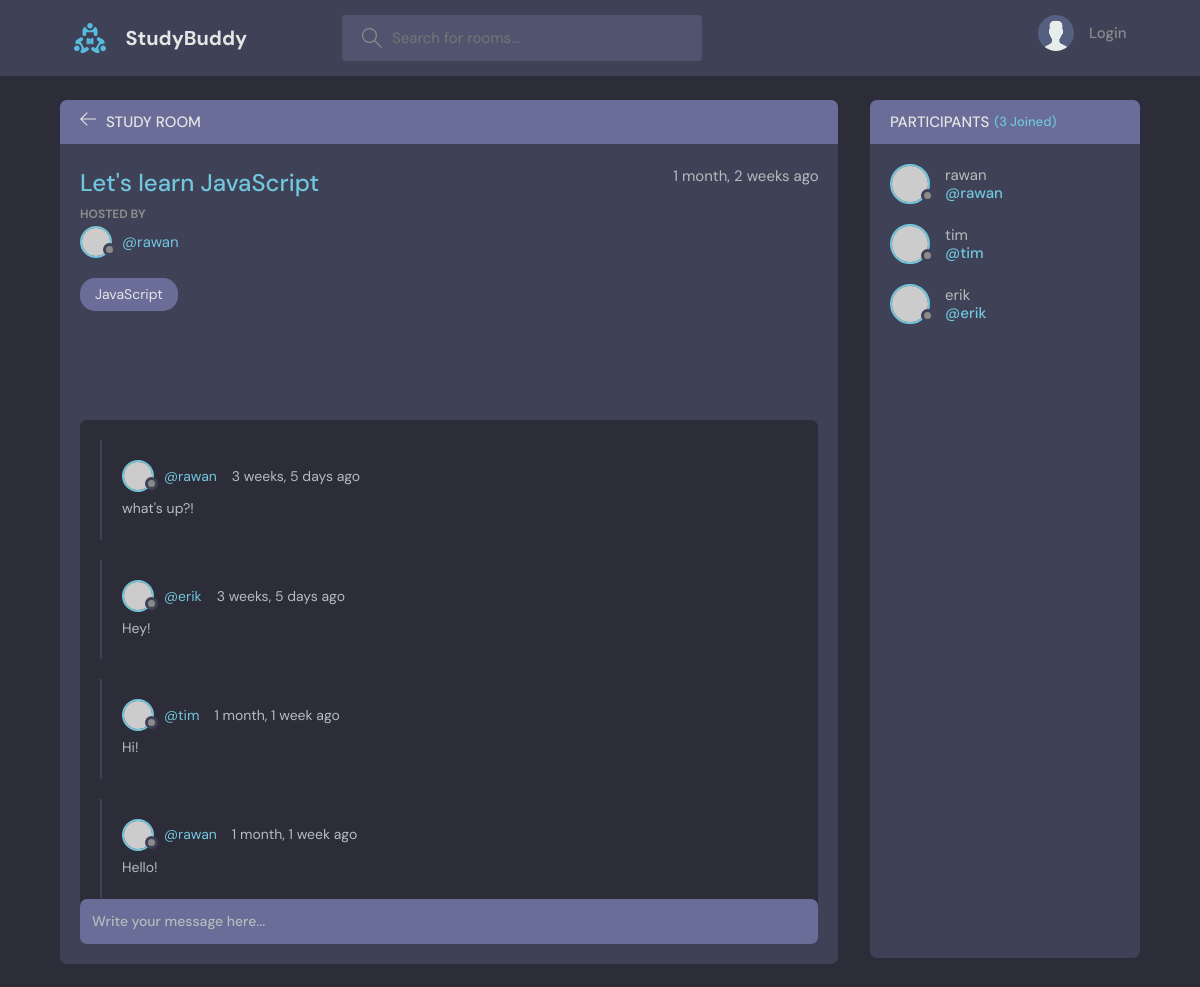
The page /room/1/ on the database its author committed.
### base/models.py (models this page shows, shortened)
class Room(models.Model):
    host = models.ForeignKey(User, on_delete=models.SET_NULL, null=True) #user->parent, room->child
    topic = models.ForeignKey(Topic, on_delete=models.SET_NULL, null=True) #topic->parent, room->child
    name = models.CharField(max_length=200)
    description = models.TextField(null=True, blank=True)
    participants = models.ManyToManyField(User, related_name='participants', blank=True)
    updated = models.DateTimeField(auto_now=True) #this takes a snapshot of any time this model instance was updated
    created = models.DateTimeField(auto_now_add=True) #this takes a snapshot/timestamp of the time this model instance was created
    class Meta:
        ordering = ['-updated', '-created']

class Topic(models.Model):
    name = models.CharField(max_length=200)
    def __str__(self):
        return self.name

class Message(models.Model):
    user = models.ForeignKey(User, on_delete=models.CASCADE)
    room = models.ForeignKey(Room, on_delete=models.CASCADE)
    body = models.TextField()
    updated = models.DateTimeField(auto_now=True)
    created = models.DateTimeField(auto_now_add=True)
    class Meta:
        ordering = ['-updated', '-created']

### base/views.py (the view, shortened to what this page needs)
# urls.py: path('room/<str:pk>/', views.room, name="room"),
def room(request, pk):
    room = Room.objects.get(id=pk)
    room_messages = room.message_set.all()
    participants = room.participants.all()
    context = {'room': room, 'room_messages': room_messages, 'participants': participants}
    return render(request, 'base/room.html', context)

### base/templates/base/room.html (shortened to what this page needs)
{% extends 'main.html' %}
  {% block content %}
    <main class="profile-page layout layout--2">
      <div class="container">
        <div class="room">
          <div class="room__top">
            <div class="room__topLeft">
              <a href="{% url 'home' %}">
                <svg version="1.1" xmlns="http://www.w3.org/2000/svg" width="32" height="32" viewBox="0 0 32 32">
                  <title>arrow-left</title>
                  <path
                    d="M13.723 2.286l-13.723 13.714 13.719 13.714 1.616-1.611-10.96-10.96h27.625v-2.286h-27.625l10.965-10.965-1.616-1.607z"
                  ></path>
                </svg>
              </a>
              <h3>Study Room</h3>
            </div>
          </div>
          <div class="room__box scroll">
            <div class="room__header scroll">
              <div class="room__info">
                <h3>{{room.name}}</h3>
                <span>{{room.created|timesince}} ago</span>
              </div>
              <div class="room__hosted">
                <p>Hosted By</p>
                <a href="{% url 'user-profile' room.host.id %}" class="room__author">
                  <div class="avatar avatar--small">
                    <img src="https://randomuser.me/api/portraits/men/37.jpg" />
                  </div>
                  <span>@{{room.host.username}}</span>
                </a>
              </div>
              <span class="room__topics">{{room.topic}}</span>
            </div>
            <div class="room__conversation">
              <div class="threads scroll">
                {% for message in room_messages %}
                <div class="thread">
                  <div class="thread__top">
                    <div class="thread__author">
                      <a href="{% url 'user-profile' message.user.id %}" class="thread__authorInfo">
                        <div class="avatar avatar--small">
                          <img src="https://randomuser.me/api/portraits/men/37.jpg" />
                        </div>
                        <span>@{{message.user.username}}</span>
                      </a>
                      <span class="thread__date">{{message.created|timesince}} ago</span>
                    </div>
                  </div>
                  <div class="thread__details">
                    {{message.body}}
                  </div>
                </div>
                {% endfor %}
              </div>
            </div>
          </div>
          <div class="room__message">
            <form action="" method="POST">
              <input name="body" placeholder="Write your message here..." /></form>
          </div>
        </div>
        <div class="participants">
          <h3 class="participants__top">Participants <span>({{participants.count}} Joined)</span></h3>
          <div class="participants__list scroll">
            {% for participant in participants %}
            <a href="{% url 'user-profile' user.id %}" class="participant">
              <div class="avatar avatar--medium">
                <img src="https://randomuser.me/api/portraits/men/37.jpg" />
              </div>
              <p>
                {{participant.username}}
                <span>@{{participant.username}}</span>
              </p>
            </a>
            {% endfor %}
          </div>
        </div>
      </div>
    </main>
  {% endblock content %}

### rows shown on the page
Room: name "Let's learn JavaScript", created "1 month, 2 weeks", host.username "rawan", topic "JavaScript"
Message: user.username "rawan", created "3 weeks, 5 days", body "what's up?!"
Message: user.username "erik", created "3 weeks, 5 days", body "Hey!"
Message: user.username "tim", created "1 month, 1 week", body "Hi!"
Message: user.username "rawan", created "1 month, 1 week", body "Hello!"

### other values the page prints
{{ participants.count }} "3"
{{ participant.username }} "rawan"
{{ participant.username }} "tim"
{{ participant.username }} "erik"
